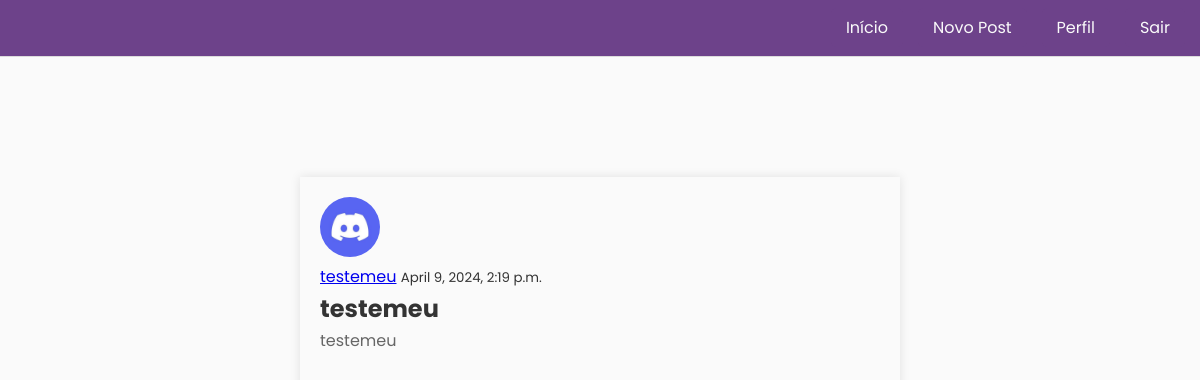
The page /post/1/ (signed in) on the database its author committed.
### blog/models.py (models this page shows, shortened)
class Post(models.Model):
    title = models.CharField(max_length=200)
    content = models.TextField()
    date_posted = models.DateTimeField(default=timezone.now)
    author = models.ForeignKey(User, on_delete=models.CASCADE)

### users/models.py (models this page shows, shortened)
class Profile(models.Model):
    user = models.OneToOneField(User, on_delete=models.CASCADE)
    image = models.ImageField(default='default.jpg')

### blog/views.py (the view)
# urls.py: path('post/<int:pk>/', PostDetailView.as_view(), name="blog-detail"),
class PostDetailView(LoginRequiredMixin, DetailView):
    model = Post

### blog/templates/blog/post_detail.html (shortened to what this page needs)
{% extends 'blog/base.html' %}
{% block content %}
{% load crispy_forms_tags %}
        <article class="media content-section">
            <img class="rounded-cirlce article-img" src="{{ object.author.profile.image.url }}" alt="">
            <div class="media-body">
              <div class="article-metadata">
                <a class="mr-2" href="#">{{ object.author }}</a>
                <small class="text-muted">{{ object.date_posted }}</small> <br>
              </div>
              <h2><a class="article-title" href="#">{{ object.title }}</a></h2>
              <p class="article-content">{{ object.content }}</p>
            </div>
            <br>
          </article>
{% endblock content %}

### blog/static/blog/style.css (style rules this page uses)
* { box-sizing: border-box; margin: 0; padding: 0; }
body { font-family: 'Poppins', sans-serif; background-color: #fafafa; color: #333; line-height: 1.6; }
.content-section { width: 600px; padding: 20px; margin-bottom: 20px; box-shadow: 0 0 10px rgba(0, 0, 0, 0.1); }
.article-img { width: 60px; height: 60px; border-radius: 50%; margin-right: 15px; }
.article-title { color: #333; text-decoration: none; transition: color 0.3s ease; }
.article-content { color: #666; }

### rows shown on the page
Post: author.profile.image (placeholder picture), author "testemeu", date_posted "April 9, 2024, 2:19 p.m.", title "testemeu", content "testemeu"
